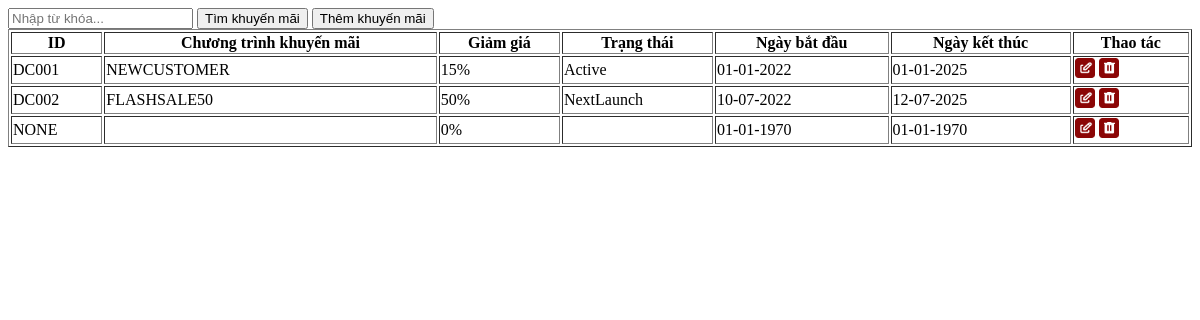
/Admin/KhuyenMai.php, run on the app's committed database.
### tables this page shows
CREATE TABLE `Discount` (
  `discountID` varchar(10) NOT NULL,
  `voucherCode` varchar(50) DEFAULT NULL,
  `discountAmount` decimal(10,2) DEFAULT NULL,
  `status` varchar(20) DEFAULT NULL,
  `startDate` date DEFAULT NULL,
  `endDate` date DEFAULT NULL
);

### Admin/db_module.php (called while the page is built, shortened)
<?php
    function chayTruyVanTraVeDL($link, $q){
        $result = mysqli_query($link,$q);
        return $result;
    }

### Admin/KhuyenMai.php (the view, shortened to what this page needs)
<head>
    <link rel="stylesheet" type="text/css" href="form.css" />
    </head>
<div id="search">
    <input type="text" id="searchInput" placeholder="Nhập từ khóa...">
    <button onclick="Search()">Tìm khuyến mãi</button>
    <a href="?opt=add_KM"><button>Thêm khuyến mãi</button></a>
</div>
<?php
require_once("db_module.php");
function view_KM()
{
    $link = null;
    $query = "SELECT * FROM discount";
    $result = chayTruyVanTraVeDL($link, $query);
    echo "<table id='discountTable' width='100%' border='1' style='margin-bottom: 2%;'>";
    echo "<tr class='pink-row'>";
    echo "<th>ID</th>";
    echo "<th>Chương trình khuyến mãi</th>";
    echo "<th>Giảm giá</th>";
    echo "<th>Trạng thái</th>";
    echo "<th>Ngày bắt đầu</th>";
    echo "<th>Ngày kết thúc</th>";
    echo "<th>Thao tác</th>";
    echo "</tr>";
    while ($row = mysqli_fetch_assoc($result)) {
        echo "<tr>";
        echo "<td>" . $row["discountID"] . "</td>";
        echo "<td>" . $row["voucherCode"] . "</td>";
        $discountPercentage = $row["discountAmount"] * 100;
        echo "<td>" . number_format($discountPercentage) . "%</td>";
        echo "<td>" . $row["status"] . "</td>";
        echo "<td>" . date("d-m-Y", strtotime($row["startDate"])) . "</td>";
        echo "<td>" . date("d-m-Y", strtotime($row["endDate"])) . "</td>";
        echo "<td>
                <a href='?opt=edit_KM&discountID=" . $row["discountID"] . "'><img src='Picture/Icon Sua.png' alt='Sửa' style='width: 20px; height: 20px;'></a>
                <a href='?opt=del_KM&discountID=" . $row["discountID"] . "' onclick='return confirmDel()'><img src='Picture/Icon Xoa.png' alt='Xóa' style='width: 20px; height: 20px;'></a>
              </td>";
        echo "</tr>";
    }
    echo "</table>";
}
    ?>
                <?php
if (isset($_GET["opt"])) {
    $_opt = $_GET["opt"];
} else {
    $_opt = "";
}
switch ($_opt) {
    default:
        view_KM();
}
?>

### data on the page
discount: discountID "DC001", voucherCode "NEWCUSTOMER", discountAmount "15", status "Active", startDate "01-01-2022", endDate "01-01-2025"
discount: discountID "DC002", voucherCode "FLASHSALE50", discountAmount "50", status "NextLaunch", startDate "10-07-2022", endDate "12-07-2025"
discount: discountID "NONE", discountAmount "0", startDate "01-01-1970", endDate "01-01-1970"
